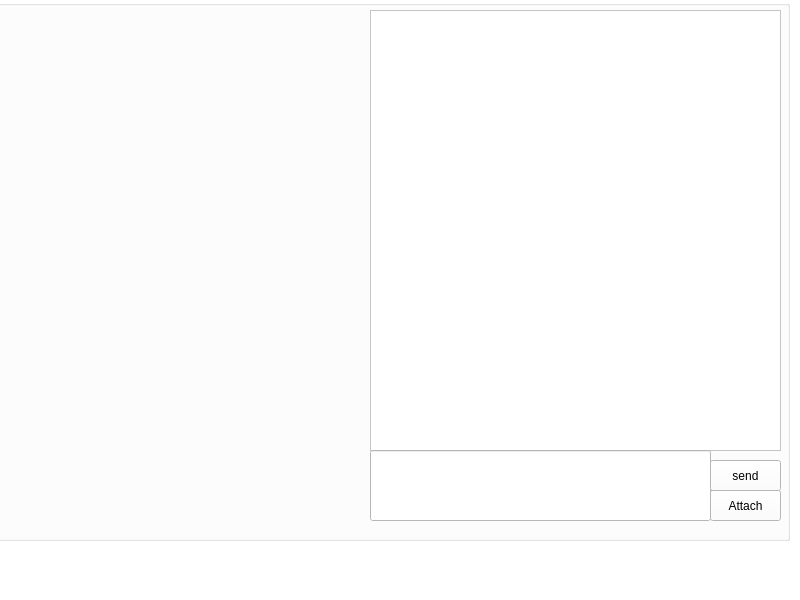
<?xml version="1.0" encoding="UTF-8"?>
<ui version="4.0">
 <class>page4_home</class>
 <widget class="QMainWindow" name="page4_home">
  <property name="geometry">
   <rect>
    <x>0</x>
    <y>0</y>
    <width>800</width>
    <height>600</height>
   </rect>
  </property>
  <property name="windowTitle">
   <string>MainWindow</string>
  </property>
  <property name="styleSheet">
   <string notr="true">background-color: rgb(255, 255, 255);</string>
  </property>
  <widget class="QWidget" name="centralwidget">
   <widget class="QGroupBox" name="groupBox_chatbox">
    <property name="geometry">
     <rect>
      <x>-10</x>
      <y>0</y>
      <width>800</width>
      <height>541</height>
     </rect>
    </property>
    <property name="maximumSize">
     <size>
      <width>800</width>
      <height>600</height>
     </size>
    </property>
    <property name="title">
     <string/>
    </property>
    <widget class="QTextBrowser" name="textBrowser_receivedMessages">
     <property name="geometry">
      <rect>
       <x>380</x>
       <y>10</y>
       <width>411</width>
       <height>441</height>
      </rect>
     </property>
    </widget>
    <widget class="QLineEdit" name="lineEdit_message">
     <property name="geometry">
      <rect>
       <x>380</x>
       <y>450</y>
       <width>341</width>
       <height>71</height>
      </rect>
     </property>
    </widget>
    <widget class="QPushButton" name="pushButton_sendMessage">
     <property name="geometry">
      <rect>
       <x>720</x>
       <y>460</y>
       <width>71</width>
       <height>31</height>
      </rect>
     </property>
     <property name="text">
      <string>send</string>
     </property>
    </widget>
    <widget class="QPushButton" name="pushButton_sendAttachment">
     <property name="geometry">
      <rect>
       <x>720</x>
       <y>490</y>
       <width>71</width>
       <height>31</height>
      </rect>
     </property>
     <property name="text">
      <string>Attach</string>
     </property>
    </widget>
   </widget>
  </widget>
  <widget class="QMenuBar" name="menubar">
   <property name="geometry">
    <rect>
     <x>0</x>
     <y>0</y>
     <width>800</width>
     <height>25</height>
    </rect>
   </property>
  </widget>
  <widget class="QStatusBar" name="statusbar"/>
 </widget>
 <resources/>
 <connections/>
</ui>
